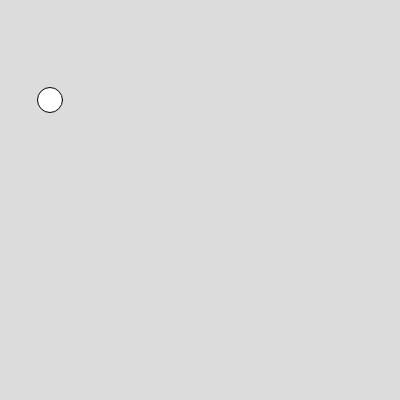
Frame 1 (no input)
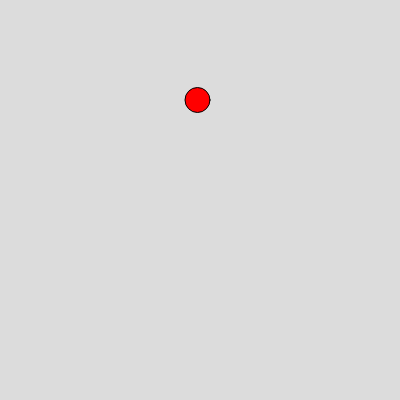
Frame 60 (no input)
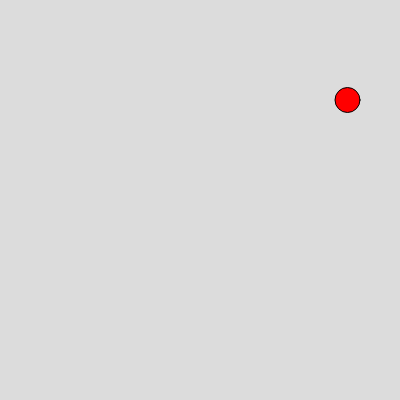
Frame 120 (the mouse pressed at the canvas centre since frame 60)

The p5.js sketch that drew these frames (run headless with seeded random() and noise() and a simulated clock; from frame 60 on, the mouse is pressed at the canvas centre):

// p5.js sketch
// ── sketch.js
var ball = {
  x:50, 
  y:100, 
  r:25, 
  xSpeed:0, 
  color:["blue","red"]
}
function setup() { 
  createCanvas(400, 400);
}

function draw() {
  background(220); 
  circle (ball.x,ball.y,ball.r) 
  fill (ball.color[1]) 
  ball.xSpeed=2.5 
  ball.x=ball.x+ball.xSpeed
}
